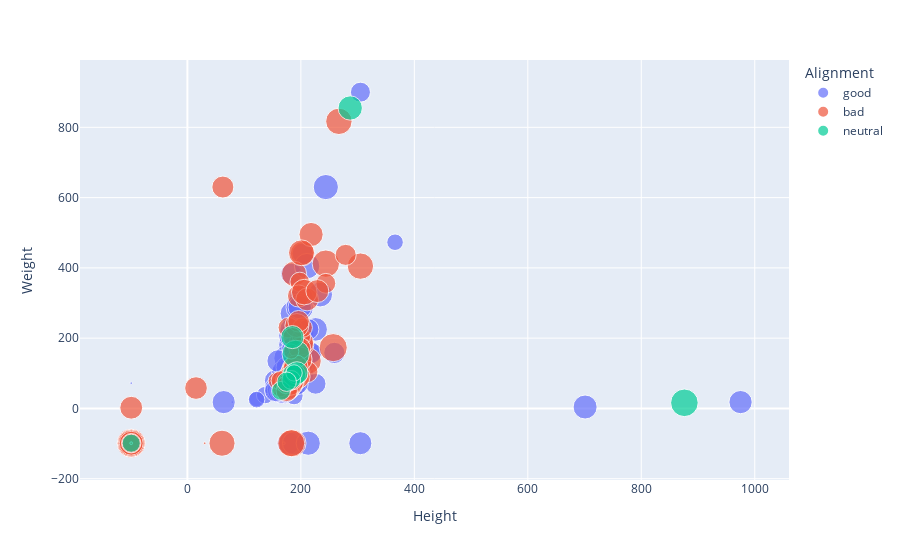

The code cell stored with this chart in its notebook:
### Code cell
px.scatter(df_merged, x='Height', y='Weight', color='Alignment', size='Total')

## 크기가 크면 능력치합도 높지 않을까 생각했지만 뚜렷한 경향성은 보이지 않는다..

### Figure 1 — Plotly figure (JSON) as saved in the notebook; plotly's stock layout.template omitted (floating-point values rounded to 4 significant figures; data arrays with more than 128 entries replaced by an {"elided": "..."} marker saying what was removed)
{"data": [{"hovertemplate": "Alignment=good<br>Height=%{x}<br>Weight=%{y}<br>Total=%{marker.size}<extra></extra>", "legendgroup": "good", "marker": {"color": "#636efa", "size": {"elided": "420 int values"}, "sizemode": "area", "sizeref": 1.452, "symbol": "circle"}, "mode": "markers", "name": "good", "orientation": "v", "showlegend": true, "type": "scatter", "x": {"elided": "420 float values"}, "xaxis": "x", "y": {"elided": "420 int values"}, "yaxis": "y"}, {"hovertemplate": "Alignment=bad<br>Height=%{x}<br>Weight=%{y}<br>Total=%{marker.size}<extra></extra>", "legendgroup": "bad", "marker": {"color": "#EF553B", "size": {"elided": "158 int values"}, "sizemode": "area", "sizeref": 1.452, "symbol": "circle"}, "mode": "markers", "name": "bad", "orientation": "v", "showlegend": true, "type": "scatter", "x": {"elided": "158 float values"}, "xaxis": "x", "y": {"elided": "158 int values"}, "yaxis": "y"}, {"hovertemplate": "Alignment=neutral<br>Height=%{x}<br>Weight=%{y}<br>Total=%{marker.size}<extra></extra>", "legendgroup": "neutral", "marker": {"color": "#00cc96", "size": [550, 395, 366, 553, 430, 239, 261, 257, 387, 196, 275], "sizemode": "area", "sizeref": 1.452, "symbol": "circle"}, "mode": "markers", "name": "neutral", "orientation": "v", "showlegend": true, "type": "scatter", "x": [191, 188, 193, 876, 287, -99, 165, 183, 185, 188, 175], "xaxis": "x", "y": [155, 95, 101, 16, 855, -99, 50, 81, 203, 101, 76], "yaxis": "y"}], "layout": {"legend": {"itemsizing": "constant", "title": {"text": "Alignment"}, "tracegroupgap": 0}, "margin": {"t": 60}, "xaxis": {"anchor": "y", "domain": [0, 1], "title": {"text": "Height"}}, "yaxis": {"anchor": "x", "domain": [0, 1], "title": {"text": "Weight"}}}}
